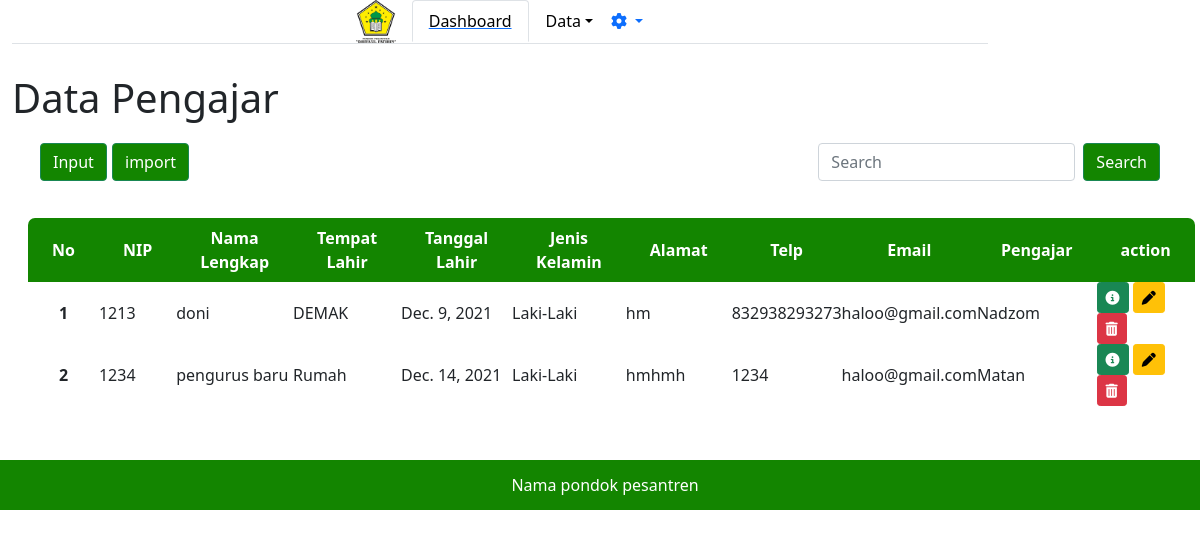
/adminpondok/datapengajar/, run on an earlier commit of the app's database.
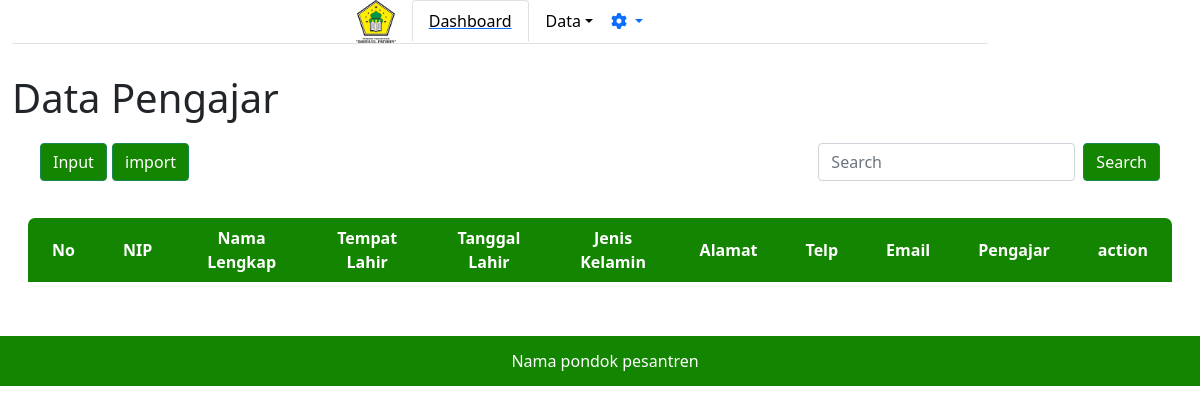
And on a later commit of the database.
### adminpondok/models.py (models this page shows)
class Pengajar(models.Model):
    kelamin = [
        ('Laki-Laki', 'Laki-Laki'),
        ('Perempuan', 'Perempuan'),
    ]
    NIP = models.IntegerField(unique=True)
    nama_pengajar = models.CharField(max_length=30)
    tempat_lahir = models.CharField(max_length=20)
    tanggal_lahir = models.DateField()
    jk = models.CharField(max_length=9, choices=kelamin, default='')
    almt = models.TextField(default='')
    telp = models.IntegerField(default=0)
    email = models.CharField(default='', max_length=20)
    pngjr = models.CharField(max_length=10, default='')

### adminpondok/views.py (the view, shortened to what this page needs)
# urls.py: path('datapengajar/', views.datapengajar),
def datapengajar(req):
    pengajar = models.Pengajar.objects.all()
    return render(req, 'adminpondok/datapengajar.html', {
        'data': pengajar,
    })

### adminpondok/templates/adminpondok/datapengajar.html (shortened to what this page needs)
{% extends "adminpondok/base.html" %}
{% block content %}
<h1>Data Pengajar</h1>
<nav class="navbar navbar-light bg-white">
    <div class="container-fluid">
        <a class="navbar-brand">
            <button type="button" class="btn btn-success" data-bs-toggle="modal" data-bs-target="#staticBackdrop"
                style="background-color: #138500;">
                Input
            </button>
            <button type="button" class="btn btn-success" style="background-color: #138500;">
                import
            </button>
        </a>
        <form class="d-flex">
            <input class="form-control me-2" type="search" placeholder="Search" aria-label="Search">
            <button class="btn btn-success" style="background-color:#138500 ;" type="submit">Search</button>
        </form>
    </div>
</nav>
<div class="card-body">
    <div class="min-h-screen bg-white py-2">
        <div class="container-fluid">
            <div class=" row d-flex">
                <table class="bg-white divide-y divide-gray-300' style=" border: green;">
                    <thead class="" style="background-color: #138500; color: #FFFFFF;">
                        <tr>
                            <th class="font-semibold text-sm uppercase px-4 py-2 text-center">No</th>
                            <th class="font-semibold text-sm uppercase px-4 py-2 text-center">NIP</th>
                            <th class="font-semibold text-sm uppercase px-4 py-2 text-center">Nama Lengkap</th>
                            <th class="font-semibold text-sm uppercase px-4 py-2 text-center">Tempat Lahir</th>
                            <th class="font-semibold text-sm uppercase px-4 py-2 text-center">Tanggal Lahir</th>
                            <th class="font-semibold text-sm uppercase px-4 py-2 text-center">Jenis Kelamin</th>
                            <th class="font-semibold text-sm uppercase px-4 py-2 text-center">Alamat</th>
                            <th class="font-semibold text-sm uppercase px-4 py-2 text-center">Telp</th>
                            <th class="font-semibold text-sm uppercase px-4 py-2 text-center">Email</th>
                            <th class="font-semibold text-sm uppercase px-4 py-2 text-center">Pengajar</th>
                            <th class="font-semibold text-sm uppercase px-4 py-2 text-center">action</th>
                        </tr>
                    </thead>
                    {% for d in data %}
                    <tbody>
                        <tr>
                            <th scope="row" class="text-center">{{ forloop.counter }}</th>
                            <td>{{d.NIP}}</td>
                            <td>{{d.nama_pengajar}}</td>
                            <td>{{d.tempat_lahir}}</td>
                            <td>{{d.tanggal_lahir}}</td>
                            <td>{{d.jk}}</td>
                            <td>{{d.almt}}</td>
                            <td>{{d.telp}}</td>
                            <td>{{d.email}}</td>
                            <td>{{d.pngjr}}</td>
                            <td>
                                <a class="btn btn-sm btn-success" href="/{{d.id}}/detail"><i
                                        class="fas fa-info-circle"></i></a>
                                <a class="btn btn-sm btn-warning"
                                    href="/adminpondok/datapengajar/{{d.id}}/editpengajar"><i
                                        class="fas fa-pen"></i></a>
                                <a class="btn btn-sm btn-danger"
                                    href="/adminpondok/datapengajar/{{d.id}}/deletepengajar"><i
                                        class="fas fa-trash-alt"></i></a>
                            </td>
                        </tr>
                    </tbody>
                    {% endfor %}
                </table>
            </div>
        </div>
    </div>
</div>
{% endblock %}

What changed in the data, as far as the page shows it:
removed Pengajar: NIP "1213", nama_pengajar "doni", tempat_lahir "DEMAK", tanggal_lahir "Dec. 9, 2021", jk "Laki-Laki", almt "hm", telp "832938293273", email "haloo@gmail.com", pngjr "Nadzom"
removed Pengajar: NIP "1234", nama_pengajar "pengurus baru", tempat_lahir "Rumah", tanggal_lahir "Dec. 14, 2021", jk "Laki-Laki", almt "hmhmh", telp "1234", email "haloo@gmail.com", pngjr "Matan"
